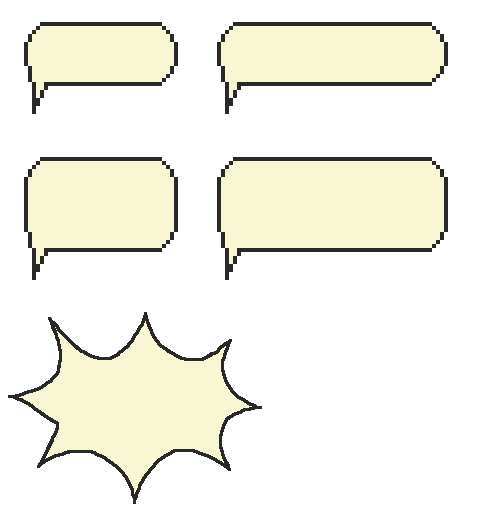
#> input picture Visuals/thought_bubbles/thought_bubbles_v1/thought-bubbles.png, 480 x 512 px
$ python crop_bubbles.py
#> lines starting #> are read from the running program, lines starting #| are printed output that depends on the picture
"""
Crop the 5 pixel-art speech bubbles out of thought-bubbles.png into
8 isolated RGBA PNGs (some shapes are reused across keys).

Pipeline:
  1. Load sheet.
  2. Convert near-white background to transparent (corner flood-fill, tol=10).
  3. Run 4-connectivity blob scan over alpha > 0.
  4. Keep blobs with area > 400 px (filters away stray pixels).
  5. Sort row-major (top->bottom, left->right), grouping rows whose y-ranges overlap.
  6. Crop each blob with 2 px transparent padding.
  7. Write 8 output PNGs per the mapping below.

Run once after placing the source sheet. Output goes to
Visuals/thought_bubbles/dialogues/.
"""

import pathlib
import sys

try:
    from PIL import Image
except ImportError:
    sys.exit("Pillow not installed. Run:  py -3 -m pip install pillow")

ROOT = pathlib.Path(__file__).resolve().parent.parent
SRC = ROOT / "Visuals/thought_bubbles/thought_bubbles_v1/thought-bubbles.png"
OUT = ROOT / "Visuals/thought_bubbles/dialogues"
OUT.mkdir(parents=True, exist_ok=True)

# Mapping: output filename -> index into sorted-blob list.
# Blob order after row-major sort:
#   0 row1-left   (l1_outro shape, shorter rounded rect)
#   1 row1-right  (intro shape, wider rounded rect)
#   2 row2-left   (unused)
#   3 row2-right  (l2_outro shape, largest rounded rect)
#   4 row3        (burst)
MAPPING = {
    "l1_intro.png":    1,
    "l2_intro.png":    1,
    "l3_intro.png":    1,
    "l1_outro.png":    0,
    "l2_outro.png":    3,
    "l3_outro.png":    4,
    "life_hazard.png": 4,
    "life_wasp.png":   4,
}

PAD = 2
WHITE_TOL = 10


def corner_flood_to_transparent(img):
    """Flood-fill from each corner: near-white -> alpha 0."""
    img = img.convert("RGBA")
    w, h = img.size
    px = img.load()
    stack = [(0, 0), (w - 1, 0), (0, h - 1), (w - 1, h - 1)]
    seen = [[False] * h for _ in range(w)]
    while stack:
        x, y = stack.pop()
        if x < 0 or y < 0 or x >= w or y >= h or seen[x][y]:
            continue
        r, g, b, a = px[x, y]
        if a == 0 or (r >= 255 - WHITE_TOL and g >= 255 - WHITE_TOL and b >= 255 - WHITE_TOL):
            seen[x][y] = True
            px[x, y] = (0, 0, 0, 0)
            stack.extend([(x + 1, y), (x - 1, y), (x, y + 1), (x, y - 1)])
    return img


def find_blobs(img, min_area=400):
    w, h = img.size
    px = img.load()
    visited = [[False] * h for _ in range(w)]
    blobs = []
    for y0 in range(h):
        for x0 in range(w):
            if visited[x0][y0] or px[x0, y0][3] == 0:
                continue
            stack = [(x0, y0)]
            minx, miny, maxx, maxy, count = x0, y0, x0, y0, 0
            while stack:
                x, y = stack.pop()
                if x < 0 or y < 0 or x >= w or y >= h or visited[x][y] or px[x, y][3] == 0:
                    continue
                visited[x][y] = True
                count += 1
                if x < minx: minx = x
                if x > maxx: maxx = x
                if y < miny: miny = y
                if y > maxy: maxy = y
                stack.extend([(x + 1, y), (x - 1, y), (x, y + 1), (x, y - 1)])
            if count >= min_area:
                blobs.append((minx, miny, maxx + 1, maxy + 1, count))
    return blobs


def sort_row_major(blobs):
    """Group by overlapping y-ranges, then sort within each row by x."""
    remaining = list(blobs)
    remaining.sort(key=lambda b: b[1])
    rows = []
    while remaining:
        seed = remaining.pop(0)
        row = [seed]
        seed_mid_y = (seed[1] + seed[3]) / 2
        tol = (seed[3] - seed[1]) * 0.5
        keep = []
        for b in remaining:
            mid = (b[1] + b[3]) / 2
            if abs(mid - seed_mid_y) <= tol:
                row.append(b)
            else:
                keep.append(b)
        remaining = keep
        row.sort(key=lambda b: b[0])
        rows.append(row)
    flat = []
    for row in rows:
        flat.extend(row)
    return flat


def crop_with_pad(img, box):
    x0, y0, x1, y1, _ = box
    W, H = img.size
    out_w = (x1 - x0) + 2 * PAD
    out_h = (y1 - y0) + 2 * PAD
    canvas = Image.new("RGBA", (out_w, out_h), (0, 0, 0, 0))
    src = img.crop((x0, y0, x1, y1))
    canvas.paste(src, (PAD, PAD))
    return canvas


def main():
    if not SRC.exists():
        sys.exit(f"Source sheet missing: {SRC}")
    sheet = corner_flood_to_transparent(Image.open(SRC))
#> in corner_flood_to_transparent, img is the input picture: PIL image 480x512 RGBA; mean R, G, B, A 73.2, 72.3, 62.6, 84.7
#> after the loop in corner_flood_to_transparent, `while stack:`: seen = 480 items; stack = []
    blobs = find_blobs(sheet)
#> blobs = [(24, 22, 178, 114, 9488), (217, 22, 448, 114, 14416), (24, 157, 178, 280, 14262), (217, 157, 448, 280, 21577), (8, 312, 262, 504, 21858)]
    blobs = sort_row_major(blobs)
#> in sort_row_major, `remaining = list(blobs)`: remaining has the same summary as blobs in main
#> the loop in sort_row_major, `while remaining:` made 3 passes
#> (seed_mid_y, tol) on passes 1, 3: (68, 46), (408, 96)
#> (seed_mid_y, tol, remaining) on pass 2: (218.5, 61.5, [(8, 312, 262, 504, 21858)])
#> after the loop in sort_row_major, `while remaining:`: rows = [[(24, 22, 178, 114, 9488), (217, 22, 448, 114, 14416)], [(24, 157, 178, 280, 14262), (217, 157, 448, 280, 21577)], [(8, 312, 262, 504, 21858)]]
#> the loop in sort_row_major, `for row in rows:` made 3 passes
#> row on passes 1 to 3: [(24, 22, 178, 114, 9488), (217, 22, 448, 114, 14416)], [(24, 157, 178, 280, 14262), (217, 157, 448, 280, 21577)], [(8, 312, 262, 504, 21858)]
#> after the loop in sort_row_major, `for row in rows:`: flat has the same summary as blobs in main
    print(f"Found {len(blobs)} blobs (expected 5):")
#| Found 5 blobs (expected 5):
    for i, b in enumerate(blobs):
        print(f"  [{i}] bbox=({b[0]},{b[1]},{b[2]},{b[3]})  size={b[2]-b[0]}x{b[3]-b[1]}  px={b[4]}")
#> this loop made 5 passes
#|   [0] bbox=(24,22,178,114)  size=154x92  px=9488
#|   [1] bbox=(217,22,448,114)  size=231x92  px=14416
#|   [2] bbox=(24,157,178,280)  size=154x123  px=14262
#|   [3] bbox=(217,157,448,280)  size=231x123  px=21577
#|   [4] bbox=(8,312,262,504)  size=254x192  px=21858

    if len(blobs) < 5:
        sys.exit("Fewer than 5 blobs detected — adjust WHITE_TOL or min_area.")

    for filename, idx in MAPPING.items():
        if idx >= len(blobs):
            print(f"  SKIP {filename}: index {idx} out of range")
            continue
        out = crop_with_pad(sheet, blobs[idx])
        path = OUT / filename
        out.save(path, "PNG")
        print(f"  wrote {filename}  {out.size[0]}x{out.size[1]}")
#> this loop made 8 passes
#> pass 1, in crop_with_pad, `src = img.crop((x0, y0, x1, y1))`:
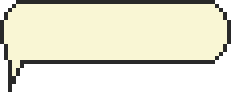
#> src: PIL image 231x92 RGBA; mean R, G, B, A 147.1, 145.3, 125.8, 173; transparent parts drawn white
#> pass 1, in main, `out = crop_with_pad(sheet, blobs[idx])`:
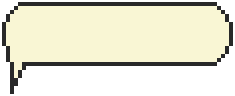
#> out: PIL image 235x96 RGBA; mean R, G, B, A 138.5, 136.9, 118.6, 162.9; transparent parts drawn white
#> after the loop:
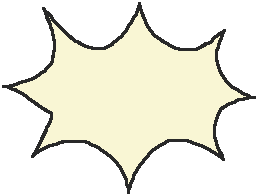
#> out: PIL image 258x196 RGBA; mean R, G, B, A 95.1, 94, 81.4, 110.2; transparent parts drawn white
    print(f"Output folder: {OUT}")


if __name__ == "__main__":
    main()
